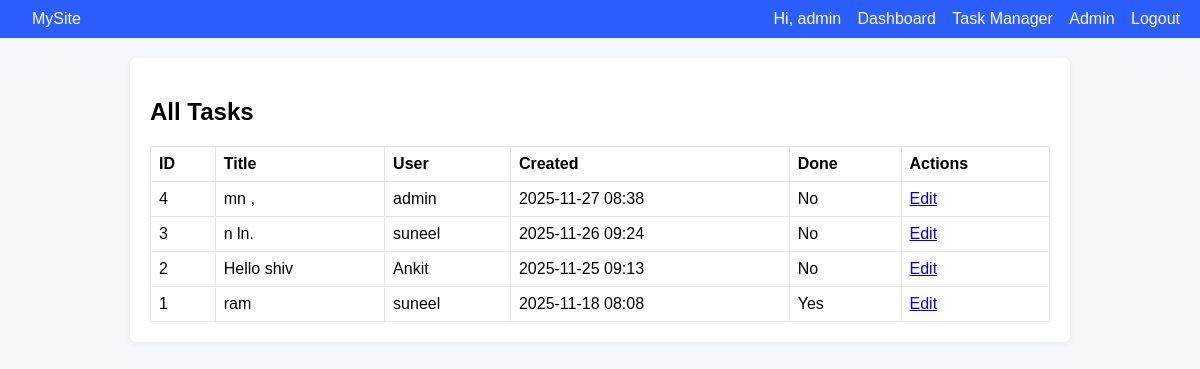
Before: /admin/tasks (signed in) with the older database file.
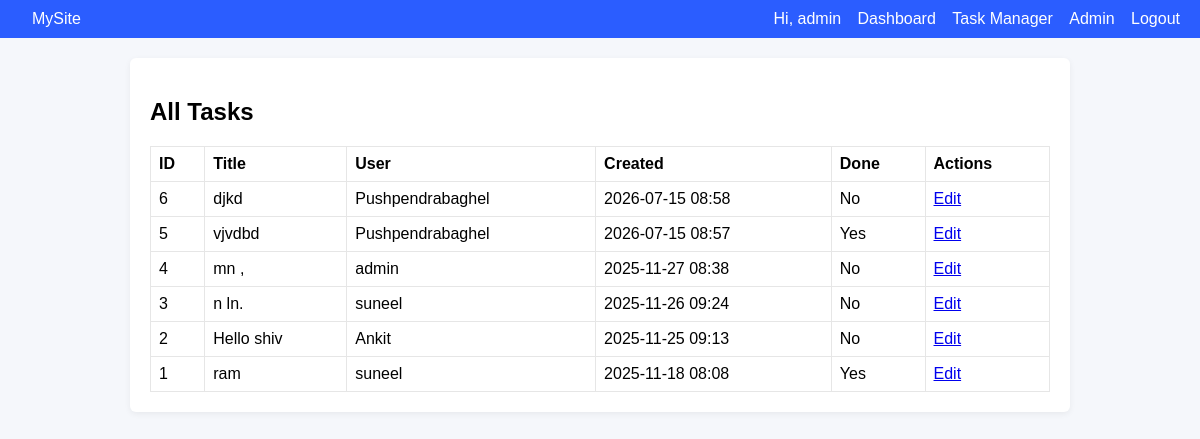
After: the same page with the newer database file.
### models.py (models this page shows, shortened)
class Task(db.Model):
    __tablename__ = 'task'
    id = db.Column(db.Integer, primary_key=True)
    title = db.Column(db.String(200), nullable=False)
    description = db.Column(db.Text, nullable=True)
    done = db.Column(db.Boolean, default=False)
    created_at = db.Column(db.DateTime, default=datetime.utcnow)
    user_id = db.Column(db.Integer, db.ForeignKey('user.id'), nullable=False)

class User(db.Model):
    __tablename__ = 'user'
    id = db.Column(db.Integer, primary_key=True)
    username = db.Column(db.String(80), unique=True, nullable=False)
    email = db.Column(db.String(150), unique=True, nullable=False)
    password = db.Column(db.String(200), nullable=False)
    role = db.Column(db.String(20), default='user')  # 'user' or 'admin'
    created_at = db.Column(db.DateTime, default=datetime.utcnow)
    tasks = db.relationship('Task', backref='owner', lazy=True, cascade="all, delete-orphan")

### app.py (the view)
@app.route('/admin/tasks')
@admin_required
def admin_tasks():
    tasks = Task.query.order_by(Task.created_at.desc()).all()
    return render_template('admin_tasks.html', tasks=tasks)

### app.py (called while the page is built)
def admin_required(fn):
    from functools import wraps
    @wraps(fn)
    def wrapper(*args, **kwargs):
        if 'user_id' not in session or session.get('role') != 'admin':
            flash('Admin access required.', 'danger')
            return redirect(url_for('login'))
        return fn(*args, **kwargs)
    return wrapper

### templates/admin_tasks.html (shortened to what this page needs)
{% extends 'base.html' %}
{% block content %}
<h2>All Tasks</h2>
{% if tasks %}
<table class="admin-table">
  <thead><tr><th>ID</th><th>Title</th><th>User</th><th>Created</th><th>Done</th><th>Actions</th></tr></thead>
  <tbody>
    {% for t in tasks %}
      <tr>
        <td>{{ t.id }}</td>
        <td>{{ t.title }}</td>
        <td>{{ t.owner.username }}</td>
        <td>{{ t.created_at.strftime('%Y-%m-%d %H:%M') }}</td>
        <td>{{ 'Yes' if t.done else 'No' }}</td>
        <td><a href="{{ url_for('edit_task', id=t.id) }}">Edit</a></td>
      </tr>
    {% endfor %}
  </tbody>
</table>
{% else %}
  <p>No tasks found.</p>
{% endif %}
{% endblock %}

Changed rows visible on the page:
added Task: id "6", title "djkd", owner.username "Pushpendrabaghel", created_at "2026-07-15 08:58", done "No"
added Task: id "5", title "vjvdbd", owner.username "Pushpendrabaghel", created_at "2026-07-15 08:57", done "Yes"
